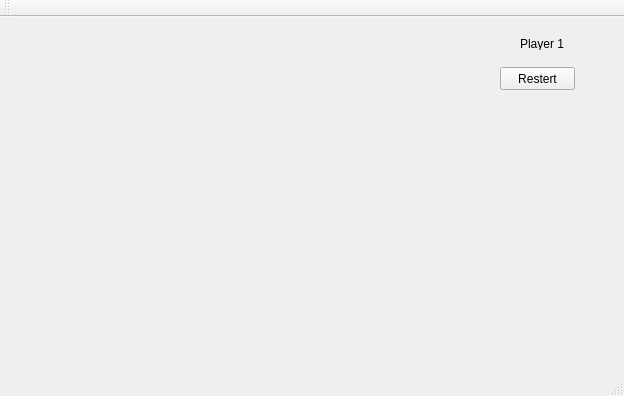
<?xml version="1.0" encoding="UTF-8"?>
<ui version="4.0">
 <class>MainWindow</class>
 <widget class="QMainWindow" name="MainWindow">
  <property name="geometry">
   <rect>
    <x>0</x>
    <y>0</y>
    <width>624</width>
    <height>396</height>
   </rect>
  </property>
  <property name="windowTitle">
   <string>MainWindow</string>
  </property>
  <widget class="QWidget" name="centralWidget">
   <widget class="QLabel" name="label">
    <property name="geometry">
     <rect>
      <x>520</x>
      <y>20</y>
      <width>47</width>
      <height>13</height>
     </rect>
    </property>
    <property name="text">
     <string>Player 1</string>
    </property>
   </widget>
   <widget class="QPushButton" name="pushButton">
    <property name="geometry">
     <rect>
      <x>500</x>
      <y>50</y>
      <width>75</width>
      <height>23</height>
     </rect>
    </property>
    <property name="text">
     <string>Restert</string>
    </property>
   </widget>
  </widget>
  <widget class="QMenuBar" name="menuBar">
   <property name="geometry">
    <rect>
     <x>0</x>
     <y>0</y>
     <width>624</width>
     <height>21</height>
    </rect>
   </property>
  </widget>
  <widget class="QToolBar" name="mainToolBar">
   <attribute name="toolBarArea">
    <enum>TopToolBarArea</enum>
   </attribute>
   <attribute name="toolBarBreak">
    <bool>false</bool>
   </attribute>
  </widget>
  <widget class="QStatusBar" name="statusBar"/>
 </widget>
 <layoutdefault spacing="6" margin="11"/>
 <resources/>
 <connections/>
</ui>
